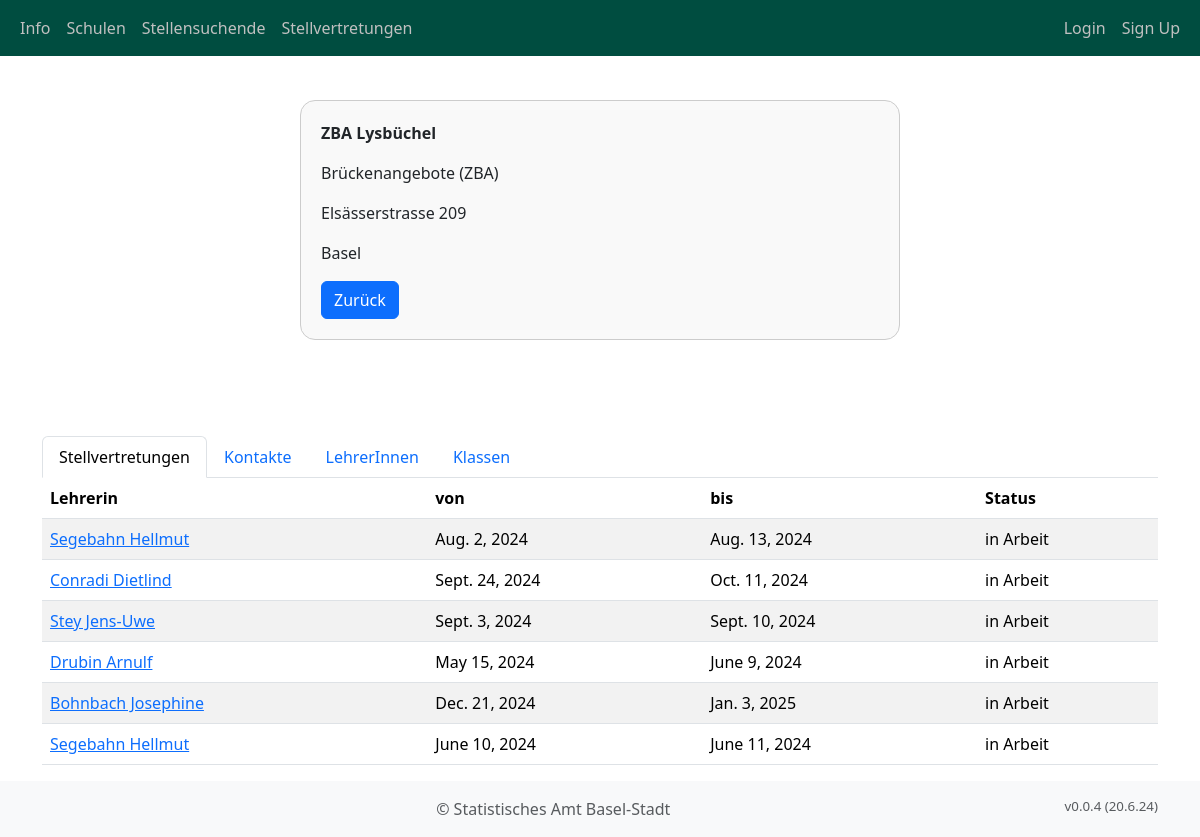
Before: /school_management/schools/3/ with the older database file.
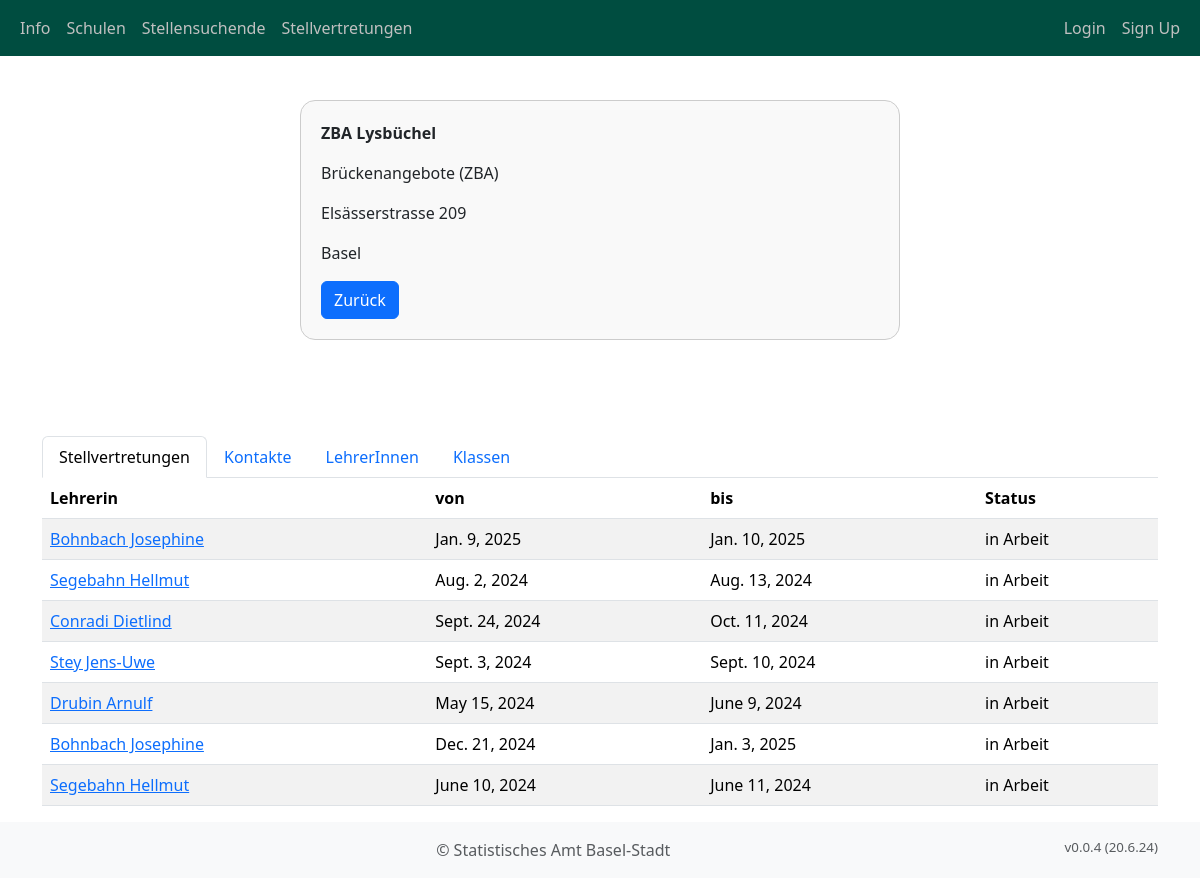
After: the same page with the newer database file.
### school_management/models.py (models this page shows, shortened)
class School(models.Model):
    name = models.CharField(max_length=255, verbose_name="Standort")
    level = models.ForeignKey(
        Level,
        on_delete=models.CASCADE,
        verbose_name="Stufe",
        related_name="levels",
        default=1,
    )
    address = models.CharField(max_length=255, verbose_name="Adresse")
    url = models.URLField(verbose_name="Webseite", blank=True)
    location = models.ForeignKey(
        Location,
        on_delete=models.CASCADE,
        verbose_name="Ort",
        related_name="locations",
        default=1,
    )
    plz = models.IntegerField(verbose_name="Postleitzahl", default=4000)
    class Meta:
        verbose_name = "Standort"
        verbose_name_plural = "Standorte"
        ordering = ['name']

class Level(models.Model):
    name = models.CharField(max_length=255, verbose_name="Stufen-Name")
    class Meta:
        verbose_name = "Stufe"
        verbose_name_plural = "Stufen"
        ordering = ['name']
    def __str__(self):
        return self.name

class Location(models.Model):
    name = models.CharField(max_length=255, verbose_name="Name")
    class Meta:
        verbose_name = "Ort"
        verbose_name_plural = "Orte"
        ordering = ['name']
    def __str__(self):
        return f"{self.name}"

class Substitution(models.Model):
    school = models.ForeignKey(School, on_delete=models.CASCADE, related_name="substitution_schools", verbose_name="Schule")
    teacher = models.ForeignKey(
        Person, on_delete=models.CASCADE, related_name="teacher_substitutions", verbose_name="Lehrkraft"
    )
    start_date = models.DateField(verbose_name="Fällt aus von")
    end_date = models.DateField(verbose_name="Fällt aus bis")
    cause = models.ForeignKey(SubstitutionCause(), on_delete=models.CASCADE, related_name="substitution_causes", verbose_name="Begründung")
    partial_substitution_possible = models.BooleanField(verbose_name="Teilübernahme", default=False)
    comment_subsitution = models.TextField(verbose_name="Anmerkung zum Vikariat", blank=True, max_length=500)
    comment_class = models.TextField(verbose_name="Anmerkung zur Klasse", blank=True, max_length=500)
    minimum_qualification = models.ForeignKey(Qualification, on_delete=models.CASCADE, related_name="substitution_certificates", verbose_name="Mindestabschluss", default=1)
    classes = models.TextField(verbose_name="Klassen", blank=True, max_length=500)
    mo_am = models.BooleanField(verbose_name="Montag Vormittag", default=False)
    mo_pm = models.BooleanField(verbose_name="Montag Nachmittag", default=False)
    tu_am = models.BooleanField(verbose_name="Dienstag Vormittag", default=False)
    tu_pm = models.BooleanField(verbose_name="Dienstag Nachmittag", default=False)
    we_am = models.BooleanField(verbose_name="Mittwoch Vormittag", default=False)
    we_pm = models.BooleanField(verbose_name="Mittwoch Nachmittag", default=False)
    th_am = models.BooleanField(verbose_name="Donnerstag Vormittag", default=False)
    th_pm = models.BooleanField(verbose_name="Donnerstag Nachmittag", default=False)
    fr_am = models.BooleanField(verbose_name="Freitag Vormittag", default=False)
    fr_pm = models.BooleanField(verbose_name="Freitag Nachmittag", default=False)
    status = models.ForeignKey(
        SubstitutionStatus,
        on_delete=models.SET_DEFAULT,
        default=3,
        related_name="substitution_status",
        verbose_name="Status Besetzung Vikariat"
    )
    created_timestamp = models.DateTimeField(auto_now_add=True, null=True)
    class Meta:
        verbose_name = "Stellvertretung"
        verbose_name_plural = "Stellvertretungen"

class Person(models.Model):
    school = models.ForeignKey(School, on_delete=models.CASCADE, related_name="person_schools", default=1)
    first_name = models.CharField(max_length=255, verbose_name="Vorname")
    last_name = models.CharField(max_length=255, verbose_name="Nachname")
    email = models.EmailField(verbose_name="Email", blank=True)
    phone_number = models.CharField(
        max_length=20, verbose_name="Telefonnummer", blank=True
    )
    year_of_birth = models.CharField(
        max_length=255, verbose_name="Jahrgang", blank=True
    )
    is_teacher = models.BooleanField(verbose_name="LehrerIn", default=False)
    is_candidate = models.BooleanField(verbose_name="KandidatIn für Stellvertretung", default=False)
    is_manager = models.BooleanField(
        verbose_name="Leitung/Administration",
        default=False
    )
    available_from_date = models.DateField(
        verbose_name="Verfügbar ab", blank=True, null=True
    )
    available_to_date = models.DateField(
        verbose_name="Verfügbar ab", blank=True, null=True
    )
    availability_mo_am = models.BooleanField(verbose_name="Montag Vormittag", default=False)
    availability_tu_am = models.BooleanField(verbose_name="Dienstag Vormittag", default=False)
    availability_we_am = models.BooleanField(verbose_name="Mittwoch Vormittag", default=False)
    availability_th_am = models.BooleanField(verbose_name="Donnerstag Vormittag", default=False)
    availability_fr_am = models.BooleanField(verbose_name="Freitag Vormittag", default=False)
    availability_mo_pm = models.BooleanField(verbose_name="Montag Nachmittag", default=False)
    availability_tu_pm = models.BooleanField(verbose_name="Dienstag Nachmittag", default=False)
    availability_we_pm = models.BooleanField(verbose_name="Mittwoch Nachmittag", default=False)
    availability_th_pm = models.BooleanField(verbose_name="Donnerstag Nachmittag", default=False)
    availability_fr_pm = models.BooleanField(verbose_name="Freitag Nachmittag", default=False)
    availability_comment = models.TextField(
        max_length=500, verbose_name="Bemerkungen zur Verfügbarkeit", blank=True
    )
    gender = models.ForeignKey('Gender', on_delete=models.CASCADE, verbose_name="Geschlecht", default=1)
    description = models.TextField(
        max_length=500, verbose_name="Bemerkungen", blank=True
    )
    subjects = models.ManyToManyField('Subject', related_name='person_subjects', blank=True)  # Many-to-many relationship
    @property
    def fullname(self):
        return f"{self.last_name} {self.first_name}"
    class Meta:
        verbose_name = "Person"
        verbose_name_plural = "Personen"
        ordering = ['last_name', 'first_name']

class SubstitutionStatus(models.Model):
    name = models.CharField(max_length=255, verbose_name="Name")
    description = models.TextField(verbose_name="Beschreibung", blank=True)
    class Meta:
        verbose_name = "Status der Stellvertretung"
        verbose_name_plural = "Status der Stellvertretungen"
        ordering = ['name']

### school_management/views.py (the view)
# urls.py: path("schools/<int:pk>/", SchoolDetailView.as_view(), name="school_detail"),
class SchoolDetailView(DetailView):
    model = School
    template_name = "school_management/school_detail.html"
    context_object_name = "school"
    def get_context_data(self, **kwargs):
        context = super().get_context_data(**kwargs)
        school = context["school"]
        context["school_contacts"] = school.school_person_schools.filter(role__id=1)
        context["school_teachers"] = school.school_person_schools.filter(role__id=4)
        context["school_classes"] = school.class_schools.filter(school=school)
        context["substitutions"] = school.substitution_schools.filter(school=school)
        return context

### templates/school_management/school_detail.html (shortened to what this page needs)
{% extends "base.html" %}
{% block content %}
<div class="info-container">
  <b><p>{{ school.name }}</p></b>
  <p>{{ school.level }}</p>
  <p>{{ school.address }}</p>
  <p>{{ school.location }}</p>
  <a href="{% url 'school_list' %}" class="btn btn-primary">Zurück</a>
</div>
<br /><br />
<div class="container mt-5">
  <ul class="nav nav-tabs" id="myTab" role="tablist">
    <li class="nav-item" role="presentation">
      <a
        class="nav-link active"
        id="substitutions-tab"
        data-bs-toggle="tab"
        href="#substitutions"
        role="tab"
        aria-controls="substitutions"
        aria-selected="true"
        >Stellvertretungen</a
      >
    </li>
    <li class="nav-item" role="presentation">
      <a
        class="nav-link"
        id="contacts-tab"
        data-bs-toggle="tab"
        href="#contacts"
        role="tab"
        aria-controls="contacts"
        aria-selected="false"
        >Kontakte</a
      >
    </li>
    <li class="nav-item" role="presentation">
      <a
        class="nav-link"
        id="teachers-tab"
        data-bs-toggle="tab"
        href="#teachers"
        role="tab"
        aria-controls="teachers"
        aria-selected="false"
        >LehrerInnen</a
      >
    </li>
    <li class="nav-item" role="presentation">
      <a
        class="nav-link"
        id="classes-tab"
        data-bs-toggle="tab"
        href="#classes"
        role="tab"
        aria-controls="classes"
        aria-selected="false"
        >Klassen</a
      >
    </li>
  </ul>
  <div class="tab-content" id="myTabContent">
    <div
      class="tab-pane fade show active"
      id="substitutions"
      role="tabpanel"
      aria-labelledby="substitutions-tab"
    >
      <table class="table table-striped">
        <thead>
          <tr>
            <th>Lehrerin</th>
            <th>von</th>
            <th>bis</th>
            <th>Status</th>
          </tr>
        </thead>
        <tbody>
          {% for s in substitutions %}
          <tr>
            <td><a href="{% url 'teacher_detail' pk=s.teacher.id %}">{{ s.teacher.fullname }}</a></td>
            <td>{{ s.start_date }}</td>
            <td>{{ s.end_date }}</td>
            <td>{{ s.status.name }}</td>
          </tr>
          {% endfor %}
        </tbody>
      </table>
    </div>
  </div>
</div>
{% endblock content %}

### templates/base.html (shortened to what this page needs)
{% load static %}
<!DOCTYPE html>
<html lang="de">
<head>
    {% load django_bootstrap5 %} {% bootstrap_css %} {% bootstrap_javascript %}
    <link rel="stylesheet" href="{% static 'css/styles.css' %}" />
    <link href="https://cdnjs.cloudflare.com/ajax/libs/font-awesome/5.15.4/css/all.min.css" rel="stylesheet" />
</head>
<body>
  <nav class="navbar navbar-expand-sm navbar-custom">
    <div class="container-fluid">
      <ul class="navbar-nav">
        <li class="nav-item">
          <a class="nav-link {% if request.path == '/' %}active{% endif %}" href="/">Info</a>
        </li>
        <li class="nav-item">
          <a class="nav-link {% if request.resolver_match.url_name == 'school_list' %}active{% endif %}" href="{% url 'school_list' %}">Schulen</a>
        </li>
        <li class="nav-item">
          <a class="nav-link {% if request.resolver_match.url_name == 'candidate_list' %}active{% endif %}" href="{% url 'candidate_list' %}">Stellensuchende</a>
        </li>
        <li class="nav-item">
          <a class="nav-link {% if request.resolver_match.url_name == 'substitution_list' %}active{% endif %}" href="{% url 'substitution_list' %}">Stellvertretungen</a>
        </li>
      </ul>
      <ul class="navbar-nav ms-auto">
        {% if not request.user.is_authenticated %}
        <li class="nav-item">
          <a class="nav-link" href="{% url 'login' %}">Login</a>
        </li>
        <li class="nav-item">
          <a class="nav-link" href="{% url 'signup' %}">Sign Up</a>
        </li>
        {% else %}
        <li class="nav-item">
          <a class="nav-link" href="{% url 'logout' %}">Logout</a>
        </li>
        {% endif %}
      </ul>
    </div>
  </nav>
  <br>
  {% block content %}{% endblock %}
  <footer class="footer mt-auto py-3 bg-light">
    <div class="container text-center">
      <span class="text-muted">&copy; Statistisches Amt Basel-Stadt<span style="float:right; font-size: smaller;">v0.0.4 (20.6.24)</span></span>
    </div>
  </footer>
</body>
</html>

### static/css/styles.css (style rules this page uses)
.info-container { border: 1px solid #ccc; border-radius: 15px; padding: 20px; margin-top: 20px; background-color: #f9f9f9; max-width: 600px; margin-left: auto; margin-right: auto; }
.navbar-custom { background-color: #004d40; color: silver; }
.navbar-custom .navbar-brand, .navbar-custom .nav-link { color: silver; }

Changed rows visible on the page:
now on this page (row edited): Substitution: teacher.fullname "Bohnbach Josephine", start_date "Jan. 9, 2025", end_date "Jan. 10, 2025", status.name "in Arbeit"
